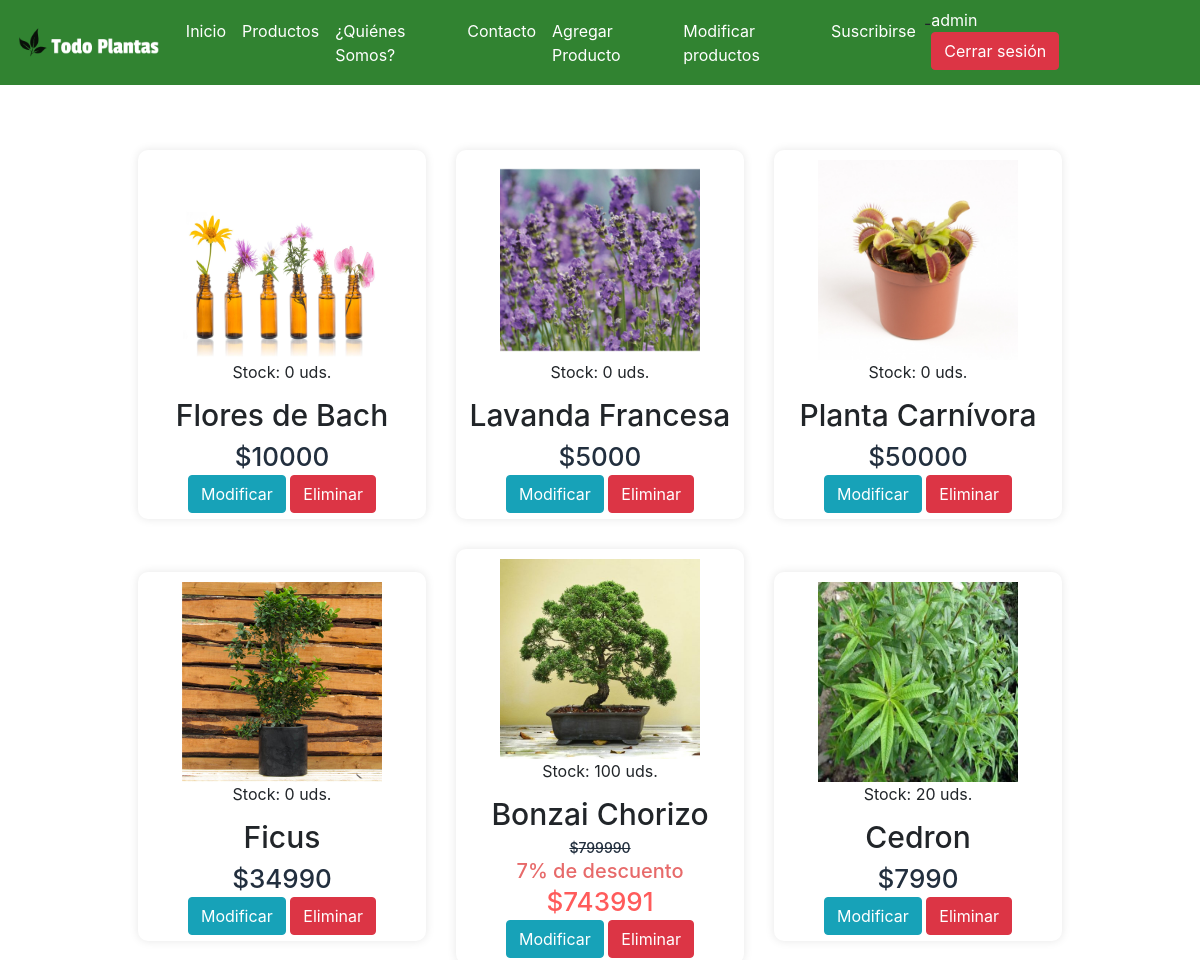
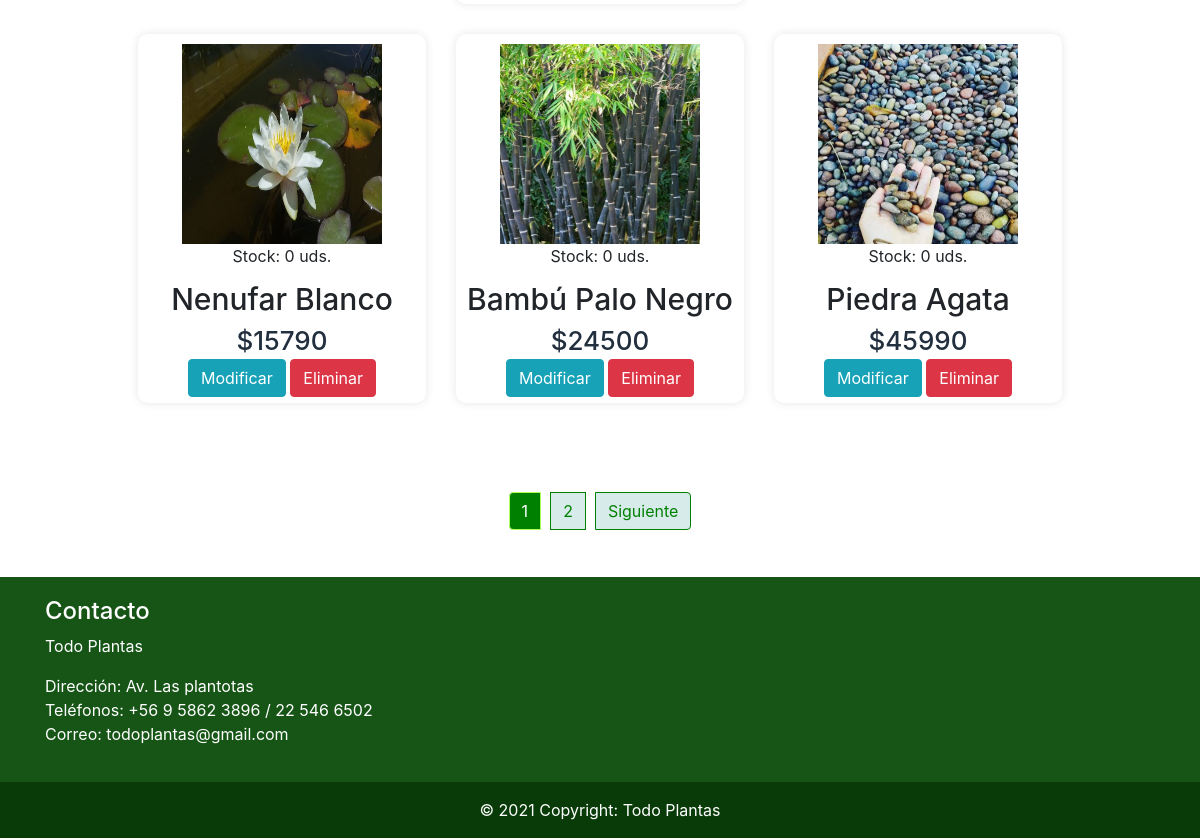
The app's page /modificar-productos/ (signed in) with its own data (2 pictures, top to bottom).
### app/models.py (models this page shows, shortened)
class Producto(models.Model):
    nombre = models.CharField(max_length=40)
    precio = models.IntegerField()
    imagen = models.ImageField(null=True, blank=True, upload_to= "productos")
    descripcion = models.CharField(max_length=60)
    tipo = models.ForeignKey(TipoProducto, on_delete=models.CASCADE)
    fecha = models.DateField()
    descuento = models.IntegerField()
    stock = models.IntegerField()
    def calcular_descuento(self):
        if self.descuento > 0:
            des = round(self.precio - self.precio*((self.descuento )/100))
        return des

### app/views.py (the view)
# urls.py: path('modificar-productos/', modificar, name="modificar"),
@permission_required('app.change_producto')
def modificar(request):
    productoAll = Producto.objects.all()
    page = request.GET.get('page', 1)
    try:
        paginator = Paginator(productoAll, 9)
        productoAll = paginator.page(page)
    except:
        raise Http404
    datos = {
        'listaProductos' : productoAll,
        'paginator': paginator
    }
    return render(request, 'app/modificar.html', datos)

### app/templates/app/modificar.html
{% extends 'app/base.html' %} {% load static %} {% block contenido %}
<div class="container-fluid cardfachera">
    <div class="row">
        <div class="gallery">
            {% for aux in listaProductos %}
            <div class="content">
                {% if aux.imagen %}
                <img src="{{aux.imagen.url}}"> {% else %}
                <img src="{% static 'app/img/noimagen.jpg' %}"> {% endif %}
                <h10>Stock: {{ aux.stock }} uds.</h10>
                <h3>{{ aux.nombre }}</h3>
                {% if aux.descuento > 0 %}
                <h6 style="text-decoration: line-through; font-size: 14px;">${{ aux.precio }}</h6>
                <h6 style="color: rgb(231, 106, 106); font-size: 20px;">{{ aux.descuento }}% de descuento</h6>
                <h6 style="color: rgb(255, 91, 91);">${{ aux.calcular_descuento}} </h6>
                {% else %}
                <h6>${{ aux.precio }}</h6>
                {% endif %}
                <td>
                    <div style="margin-bottom: 2%;">
                        {% if perms.app.change_producto %}
                        <a href="{% url 'modificar_producto' aux.id %}" class="btn btn-info">Modificar</a> {% endif %} {% if perms.app.delete_producto %}
                        <a onclick="confirmarEliminar({{aux.id}})" class="btn btn-danger">Eliminar</a> {% endif %}
                    </div>
                </td>
            </div>
            {% endfor %}
        </div>
    </div>
    <div style="margin-top: 1.7%; margin-bottom: 2.2%;">
        {% include 'app/paginator.html' %}
    </div>
</div>
{% endblock %}

### app/templates/app/base.html (shortened to what this page needs)
<!DOCTYPE html>
<html lang="en">
<head>
    {% load static %}
    <link rel="stylesheet" href="https://use.fontawesome.com/releases/v5.15.2/css/all.css" />
    <link rel="stylesheet" href="{% static 'app/css/style.css' %}">
    <link rel="stylesheet" href="https://maxcdn.bootstrapcdn.com/bootstrap/4.5.2/css/bootstrap.min.css">
    {% load pwa %} {% progressive_web_app_meta %}
</head>
<body>
    <nav class="navbar sticky-top navbar-expand-lg navbar-light " style="background-color: rgb(49, 131, 49); ">
        <a class="navbar-brand" href="{% url 'index' %}">
            <img src="{% static 'app/img/logo1.png' %}" height="35" alt="" loading="lazy" />
        </a>
        <div class="collapse navbar-collapse" id="navbarTogglerDemo03">
            <ul class="navbar-nav mr-auto mt-2 mt-lg-0 ">
                <li class="nav-item active">
                    <a class="nav-link" href="{% url 'index' %} " style="color: white;">Inicio <span class="sr-only">(current)</span></a>
                </li>
                <li class="nav-item">
                    <a class="nav-link" href="{% url 'productos' %}" style="color: white;">Productos</a>
                </li>
                <li class="nav-item">
                    <a class="nav-link" href="{% url 'quienessomos' %} " style="color: white;">¿Quiénes Somos?</a>
                </li>
                <li class="nav-item">
                    <a class="nav-link" href="{% url 'contacto' %} " style="color: white;">Contacto</a>
                </li>
                {% if perms.app.add_producto %}
                <li class="nav-item">
                    <a class="nav-link" href="{% url 'agregar_producto' %} " style="color: white;">Agregar Producto</a>
                </li>
                {% endif %} {% if perms.app.change_producto %}
                <li class="nav-item">
                    <a class="nav-link" href="{% url 'modificar' %} " style="color: white;">Modificar productos</a>
                </li>
                {% endif %} {% if user.is_authenticated %} {% ifequal user.groups.all.0.name "Suscriptor" %}
                <li class="nav-item">
                    <a class="nav-link" href="{% url 'desuscripcion' %} " style="color: white;">Desuscribirse</a>
                </li>
                {% else %}
                <li class="nav-item">
                    <a class="nav-link" href="{% url 'suscripcion' %} " style="color: white;">Suscribirse</a>
                </li>- {% endifequal %} {% endif %}
            </ul>
            <ul class="navbar-nav" style="padding-right: 50px;">
                <li class="nav-item">
                    {% if user.is_authenticated %}
                    <a href="#" style="margin-right: 20px; color: white; text-decoration: none;">
            {{ user.username}}
          </a>
                    <a href="{% url 'logout' %}" class="btn btn-danger" style="margin-right: 20px; margin-bottom: 7px;">
            Cerrar sesión
          </a> {% endif %}
            </ul>
    </nav>
    {% block contenido %} {% endblock %}
    <footer class="footer ">
        <div class="container">
            <div class="row">
                <div class="col-sm-12 col-md-4 col-lg-4">
                    <h4>Contacto</h4>
                    <p>Todo Plantas</p>
                    <p>Dirección: Av. Las plantotas <br> Teléfonos: +56 9 5862 3896 / 22 546 6502
                        <br> Correo: todoplantas@gmail.com
                    </p>
                </div>
            </div>
        </div>
    </footer>
    <div class="copyright text-center p-3">
        © 2021 Copyright: Todo Plantas
    </div>
</body>
</html>

### app/templates/app/paginator.html (shortened to what this page needs)
{% if paginator.num_pages > 1%}
<div class="d-flex justify-content-center">
    <ul class="pagination" >
        {% for page in paginator.page_range %}
            {% if page < 7 or page == listaProductos.number %}
            <li class="page-item {% if page == listaProductos.number %}active{% endif %}">
                <a class="page-link" href="?page={{ page }}#pagtable">{{ page }}</a>
            </li>
            {% endif %}
        {% endfor %}
        {% if listaProductos.has_next %}
            <li class="page-item d-none d-sm-block">
                <a class="page-link" href="?page={{ listaProductos.next_page_number }}#pagtable">Siguiente</a>
            </li>
        {% endif %}
    </ul>
</div>
{% endif %}

### app/static/app/css/style.css (style rules this page uses)
.footer { padding: 20px; width: 100%; color: white; background-color: rgb(22, 85, 22); }
.copyright { background-color: rgb(8, 59, 8); color: white; width: 100%; }
.cardfachera h3 { text-align: center; font-size: 30px; margin-top: 1%; padding-top: 10px; }
.cardfachera a { text-decoration: none; }
.cardfachera .gallery { display: flex; flex-wrap: wrap; width: 100%; justify-content: center; align-items: center; margin: 50px 0; }
.cardfachera .content { width: 24%; margin: 15px; box-sizing: border-box; float: left; text-align: center; border-radius: 10px; border-top-right-radius: 10px; border-bottom-right-radius: 10px; padding-top: 10px; box-shadow: 0 0 10px rgba(0, 0, 0, 0.1); transition: .4s; }
.cardfachera img { width: 200px; height: 200px; text-align: center; margin: 0 auto; display: block; }
.cardfachera h6 { font-size: 26px; text-align: center; color: #222f3e; margin-bottom: 1%; }
.cardfachera ul { list-style-type: none; display: flex; justify-content: center; align-items: center; padding: 0px; }
.cardfachera li { padding: 5px; }
.page-link { position: relative; display: block; padding: 0.5rem 0.75rem; margin-left: -1px; line-height: 1.25; color: #003C00; background-color: #D8EBEB; border: 1px solid #346767; }
.page-item.active .page-link { z-index: 1; color: #fff; background-color: #003C00; border-color: #AEFF5E; }

### app/templates/app/paginator.html (style rules this page uses)
.page-link { position: relative; display: block; padding: 0.5rem 0.75rem; margin-left: -1px; line-height: 1.25; color: green; background-color: #D8EBEB; border: 1px solid green; }
.page-item.active .page-link { z-index: 1; color: #fff; background-color: green; border-color: #AEFF5E; }

### records on screen
Producto: imagen (picture), stock "0", nombre "Flores de Bach", precio "10000"
Producto: imagen (picture), stock "0", nombre "Lavanda Francesa", precio "5000"
Producto: imagen (picture), stock "0", nombre "Planta Carnívora", precio "50000"
Producto: imagen (picture), stock "0", nombre "Ficus", precio "34990"
Producto: imagen (picture), stock "100", nombre "Bonzai Chorizo", precio "799990", descuento "7", calcular_descuento "743991"
Producto: imagen (picture), stock "20", nombre "Cedron", precio "7990"
Producto: imagen (picture), stock "0", nombre "Nenufar Blanco", precio "15790"
Producto: imagen (picture), stock "0", nombre "Bambú Palo Negro", precio "24500"
Producto: imagen (picture), stock "0", nombre "Piedra Agata", precio "45990"

### other values on screen
{{ user.username }} "admin"
{{ page }} "1" "2"
